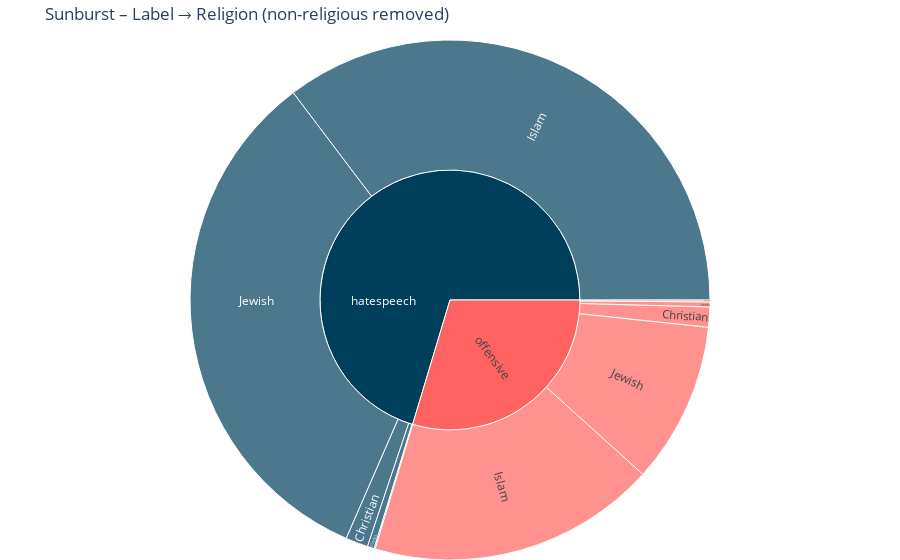

The code cell stored with this chart in its notebook:
### Code cell
#######################################################################
# 0.  Imports (auto-install Plotly & Altair if needed)
#######################################################################
import sys, subprocess, importlib

def ensure(pkg):
    try:
        return importlib.import_module(pkg)
    except ImportError:
        subprocess.check_call([sys.executable, "-m", "pip", "install", pkg])
        return importlib.import_module(pkg)

px  = ensure("plotly.express")
go  = ensure("plotly.graph_objects")
alt = ensure("altair")
sns = ensure("seaborn")
import pandas as pd
import matplotlib.pyplot as plt
plt.style.use("ggplot")

#######################################################################
# 1.  Load CSV  → keep only offensive / hatespeech
#######################################################################
df = pd.read_csv("final_hateXplain.csv")
df = df.query("label != 'normal'").copy()

# ── 1-a.  DROP “non-religious” rows ───────────────────────────────────
drop_list = {"no_religion", "non_religious", "nonreligious", "none"}
df = df[~df["Religion"].str.lower()
                   .str.replace(" ", "_")
                   .isin(drop_list)]

#######################################################################
# 2.  SUNBURST  (label → religion)
#######################################################################
sunburst_df = (
    df.groupby(["label", "Religion"], as_index=False)
      .size()
      .rename(columns={"size": "count"})
)

fig_sb = px.sunburst(
    sunburst_df,
    path=["label", "Religion"],
    values="count",
    color="label",
    color_discrete_map={"offensive": "#FF6361", "hatespeech": "#003F5C"},
    hover_data={"count": ":,"},
)
fig_sb.update_traces(insidetextorientation="radial")
fig_sb.update_layout(
    title="Sunburst – Label → Religion (non-religious removed)",
    margin=dict(t=40, l=0, r=0, b=0)
)
fig_sb.show()

#######################################################################
# 3.  GROUPED BAR (static)
#######################################################################
bar_df = sunburst_df.pivot(index="Religion", columns="label", values="count").fillna(0)

bar_df.plot(kind="bar", figsize=(10, 5), color=sns.color_palette("Set2", n_colors=2))
plt.ylabel("Tweet count")
plt.title("Religion by label – grouped bars (non-religious removed)")
plt.xticks(rotation=45, ha="right")
plt.tight_layout()
plt.show()

#######################################################################
# 4.  ALTAIR DROPDOWN  (count ↔ percentage)
#######################################################################
alt.data_transformers.disable_max_rows()

abs_df = bar_df.reset_index().melt(id_vars="Religion", var_name="label", value_name="value")
pct_df = (
    abs_df.assign(
        value=lambda d: d.groupby("Religion")["value"].transform(lambda x: x / x.sum())
    )
)

abs_df["view"] = "count"
pct_df["view"] = "percentage"
viz_df = pd.concat([abs_df, pct_df], ignore_index=True)

dropdown  = alt.binding_select(options=["count", "percentage"], name="Show: ")
selection = alt.selection_single(fields=["view"], bind=dropdown, init={"view": "count"})

chart = (
    alt.Chart(viz_df)
       .add_selection(selection)
       .transform_filter(selection)
       .mark_bar()
       .encode(
           x=alt.X("Religion:N", sort="-y"),
           y=alt.Y("value:Q", title="Tweets"),
           color=alt.Color("label:N", scale=alt.Scale(scheme="set2")),
           tooltip=[
               alt.Tooltip("Religion:N"),
               alt.Tooltip("label:N", title="Label"),
               alt.Tooltip("value:Q", title="Tweets", format=",.0f")
           ],
       )
       .properties(width=600, height=400,
                   title="Religion – interactive view (non-religious removed)")
)

chart
# chart.save("religion_dropdown.html")

### Figure 1 — Plotly figure (JSON) as saved in the notebook; plotly's stock layout.template omitted (floating-point values rounded to 4 significant figures)
{"data": [{"branchvalues": "total", "customdata": [[3, "hatespeech"], [59, "hatespeech"], [18, "hatespeech"], [1497, "hatespeech"], [1406, "hatespeech"], [2983, "hatespeech"], [5, "offensive"], [53, "offensive"], [13, "offensive"], [761, "offensive"], [425, "offensive"], [1257, "offensive"]], "domain": {"x": [0, 1], "y": [0, 1]}, "hovertemplate": "labels=%{label}<br>count=%{customdata[0]:,}<br>parent=%{parent}<br>id=%{id}<br>label=%{customdata[1]}<extra></extra>", "ids": ["hatespeech/Buddhism", "hatespeech/Christian", "hatespeech/Hindu", "hatespeech/Islam", "hatespeech/Jewish", "hatespeech", "offensive/Buddhism", "offensive/Christian", "offensive/Hindu", "offensive/Islam", "offensive/Jewish", "offensive"], "insidetextorientation": "radial", "labels": ["Buddhism", "Christian", "Hindu", "Islam", "Jewish", "hatespeech", "Buddhism", "Christian", "Hindu", "Islam", "Jewish", "offensive"], "marker": {"colors": ["#003F5C", "#003F5C", "#003F5C", "#003F5C", "#003F5C", "#003F5C", "#FF6361", "#FF6361", "#FF6361", "#FF6361", "#FF6361", "#FF6361"]}, "name": "", "parents": ["hatespeech", "hatespeech", "hatespeech", "hatespeech", "hatespeech", "", "offensive", "offensive", "offensive", "offensive", "offensive", ""], "type": "sunburst", "values": [3.0, 59.0, 18.0, 1497.0, 1406.0, 2983.0, 5.0, 53.0, 13.0, 761.0, 425.0, 1257.0]}], "layout": {"legend": {"tracegroupgap": 0}, "margin": {"b": 0, "l": 0, "r": 0, "t": 40}, "title": {"text": "Sunburst – Label → Religion (non-religious removed)"}}}
